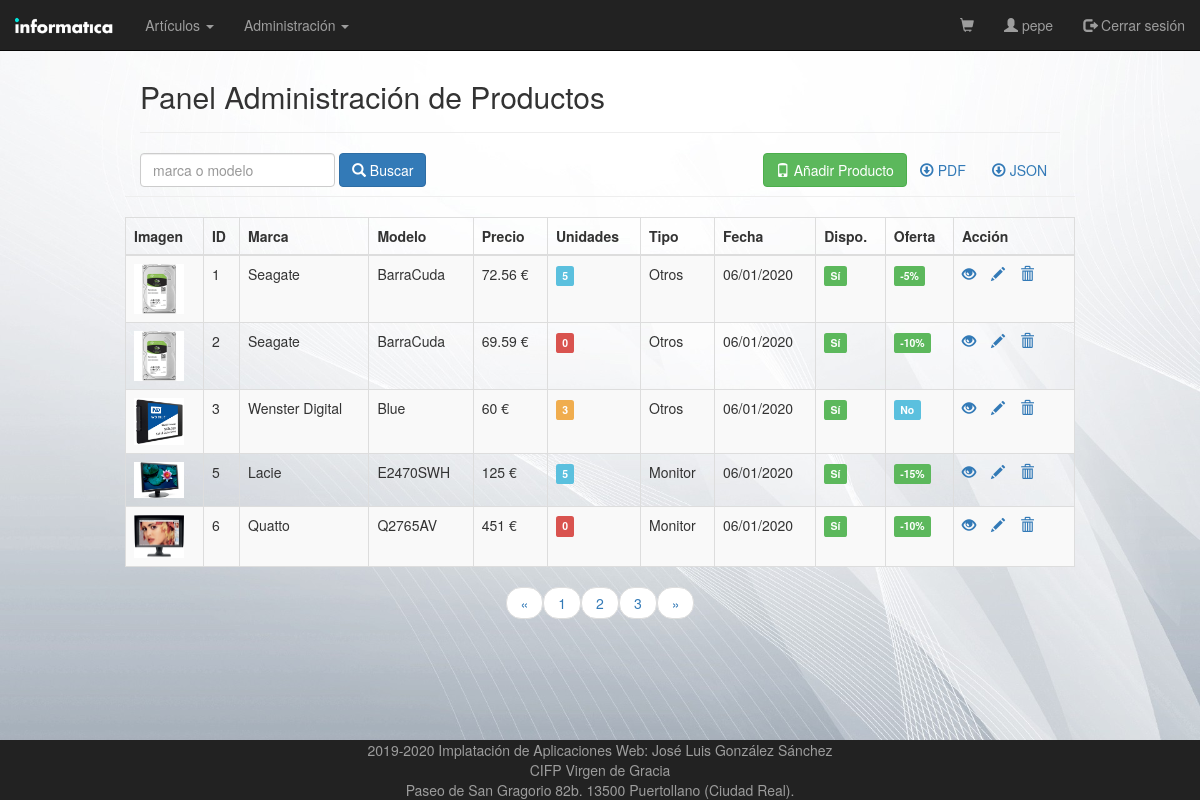
/vistas/productos.php (signed in), run on an earlier commit of the app's database.
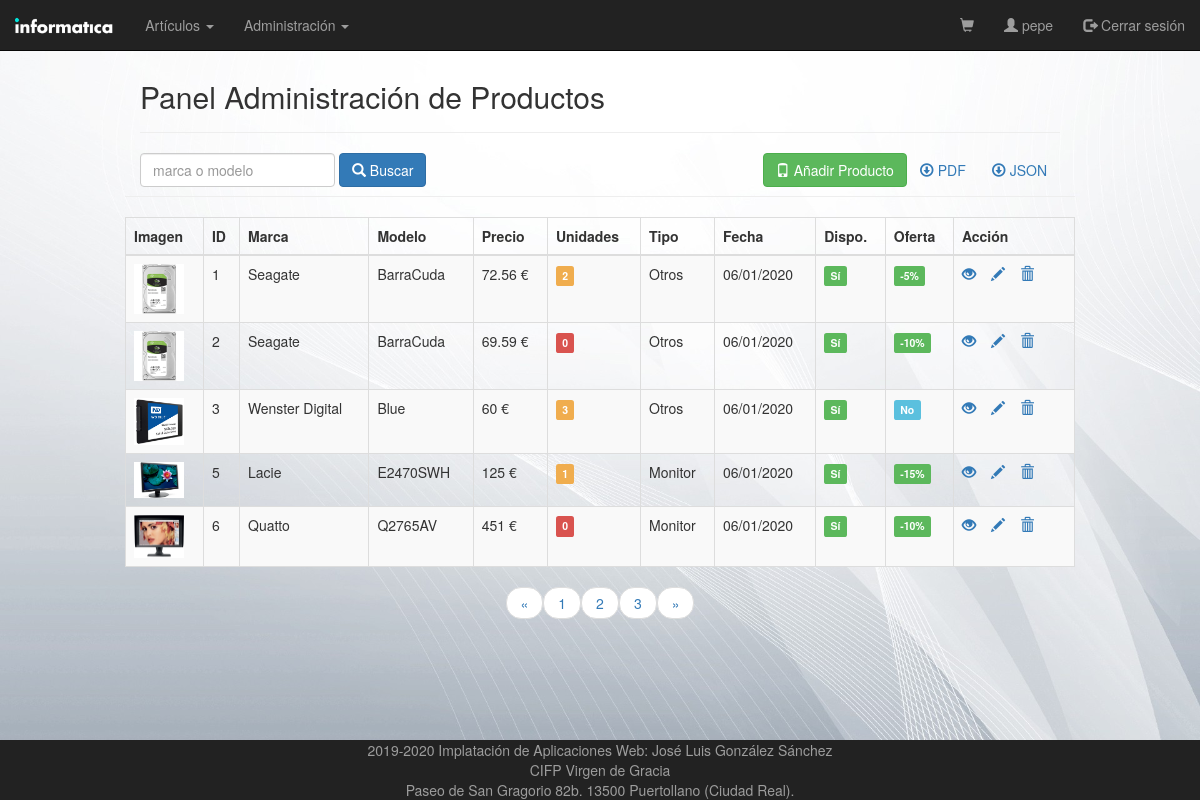
And on a later commit of the database.
### tables this page shows
CREATE TABLE IF NOT EXISTS `productos`
(
    `ID`          int(11)                                                  NOT NULL AUTO_INCREMENT,
    `TIPO`        varchar(20)   NOT NULL DEFAULT 'OTROS',
    `MARCA`       varchar(100)  NOT NULL,
    `MODELO`      varchar(100)  NOT NULL,
    `DESCRIPCION` varchar(1000) NOT NULL,
    `PRECIO`      float                                                    NOT NULL,
    `STOCK`       int(11)                                                  NOT NULL,
    `OFERTA`      int(11)                                                  NOT NULL,
    `IMAGEN`      varchar(100)  NOT NULL,
    `DISPONIBLE`  int(11)                                                  NOT NULL,
    `FECHA`       datetime                                                 NOT NULL,
    PRIMARY KEY (`ID`),
    KEY `fk_pro_tipo` (`TIPO`)
);

### controladores/ControladorBD.php (called while the page is built, shortened)
<?php
class ControladorBD
{
    private $servername = "localhost";
    private $username = "root";
    private $password = "";
    private $dbname = "tienda";
    private $server = "mysql";
    private $bd;
    static private $instancia = null;
    public static function getControlador()
    {
        if (self::$instancia == null) {
            self::$instancia = new ControladorBD();
        }
        return self::$instancia;
    }
    public function abrirBD()
    {
        try {
            $this->bd = new PDO($this->server . ":host=$this->servername;dbname=$this->dbname", $this->username, $this->password);
            $this->bd->setAttribute(PDO::ATTR_ERRMODE, PDO::ERRMODE_EXCEPTION);
        } catch (PDOException $e) {
            die("conexión fallida " . $e->getMessage());
        }
    }
    public function cerrarBD()
    {
        $this->bd = null;
    }
    public function consultarBD($consulta, $parametros = null)
    {
        if ($parametros != null)
            return $this->consultarBDParametros($consulta, $parametros);
        else
            return $this->consultarBDDirecta($consulta);
    }
    private function consultarBDDirecta($consulta)
    {
        $this->rs = $this->bd->query($consulta);
        return $this->rs;
    }
    private function consultarBDParametros($consulta, $parametros)
    {
        $this->st = $this->bd->prepare($consulta);
        $this->st->execute($parametros);
        return $this->st;
    }
}

### controladores/Paginador.php (called while the page is built, shortened)
<?php
require_once CONTROLLER_PATH . "ControladorBD.php";
class Paginador
{
    private $limite = 5;
    private $consulta;
    private $total;
    private $bd;
    private $parametros;
    public function __construct($consulta, $parametros, $limite)
    {
        $this->limite = $limite;
        $this->consulta = $consulta;
        $this->parametros = $parametros;
        $this->bd = ControladorBD::getControlador();
        $this->bd->abrirBD();
        $this->res = $this->bd->consultarBD($consulta, $parametros);
        $this->filas = $this->res->fetchAll(PDO::FETCH_OBJ);
        $this->total = count($this->filas);
        $this->bd->cerrarBD();
    }
    public function getDatos($p)
    {
        $this->pagina = $p;
        $inicio = ($this->pagina - 1) * $this->limite;
        $result = new stdclass();
        $result->pagina = $this->pagina;
        $result->limite = $this->limite;
        $result->total = $this->total;
        $result->datos = Array();
        if ($inicio >= 0) {
            $consultar = $this->consulta . ' limit ' . $inicio . ',' . $this->limite;
            $this->bd->abrirBD();
            $this->res = $this->bd->consultarBD($consultar, $this->parametros);
            $respuesta = $this->res->fetchAll(PDO::FETCH_OBJ);
            foreach ($respuesta as $dato) {
                $result->datos[] = $dato;
            }
            $this->bd->cerrarBD();
        }
        return $result;
    }
}

### utilidades/funciones.php (called while the page is built, shortened)
<?php
function encode($str)
{
    return urlencode(base64_encode($str));
}

### vistas/productos.php (the view, shortened to what the changed rows need)
<?php
require_once VIEW_PATH . "cabecera.php";
$filtro = (isset($_REQUEST['filter']) ? $_REQUEST['filter'] : "");
?>
<div class="wrapper">
    <div class="container-fluid">
        <div class="row">
            <div class="col-md-12">
                <div class="page-header clearfix">
                    <h2 class="pull-left">Panel Administración de Productos</h2>
                </div>
            </div>
            <?php
            $pagina = (isset($_GET['page'])) ? $_GET['page'] : 1;
            $consulta = "SELECT * FROM productos WHERE marca LIKE :marca OR modelo LIKE :modelo";
            $parametros = array(':marca' => "%" . $filtro . "%", ':modelo' => "%" . $filtro . "%");
            $limite = 5;
            $paginador = new Paginador($consulta, $parametros, $limite);
            $resultados = $paginador->getDatos($pagina);
            if (count($resultados->datos) > 0) {
                echo "<table class='table table-bordered table-striped'>";
                echo "<thead>";
                echo "<tr>";
                echo "<th>Imagen</th>";
                echo "<th>ID</th>";
                echo "<th>Marca</th>";
                echo "<th>Modelo</th>";
                echo "<th>Precio</th>";
                echo "<th>Unidades</th>";
                echo "<th>Tipo</th>";
                echo "<th>Fecha</th>";
                echo "<th>Dispo.</th>";
                echo "<th>Oferta</th>";
                echo "<th>Acción</th>";
                echo "</tr>";
                echo "</thead>";
                echo "<tbody>";
                foreach ($resultados->datos as $p) {
                    echo "<tr>";
                    echo "<td><img src='/tienda/img_productos/" . $p->IMAGEN . "' class='rounded' class='img-thumbnail' width='50' height='auto'></td>";
                    echo "<td>" . $p->ID . "</td>";
                    echo "<td>" . $p->MARCA . "</td>";
                    echo "<td>" . $p->MODELO . "</td>";
                    echo "<td>" . $p->PRECIO . " €</td>";
                    if ($p->STOCK == 0)
                        echo "<td><span class='label label-danger'>" . $p->STOCK . "</span></td>";
                    else if ($p->STOCK > 0 && $p->STOCK < 5)
                        echo "<td><span class='label label-warning'>" . $p->STOCK . "</span></td>";
                    else
                        echo "<td><span class='label label-info'>" . $p->STOCK . "</span></td>";
                    echo "<td>" . $p->TIPO . "</td>";
                    $date = new DateTime($p->FECHA);
                    echo "<td>" . $date->format('d/m/Y') . "</td>";
                    if ($p->DISPONIBLE != 0)
                        echo "<td><span class='label label-success'>Sí</span></td>";
                    else
                        echo "<td><span class='label label-danger'>No</span></td>";
                    if ($p->OFERTA == 0)
                        echo "<td><span class='label label-info'>No</span></td>";
                    else
                        echo "<td><span class='label label-success'>-" . $p->OFERTA . "%</span></td>";
                    echo "<td>";
                    echo "<a href='productos_read.php?id=" . encode($p->ID) . "' title='Ver Producto' data-toggle='tooltip'><span class='glyphicon glyphicon-eye-open'></span></a>";
                    echo "<a href='productos_update.php?id=" . encode($p->ID) . "' title='Actualizar Producto' data-toggle='tooltip'><span class='glyphicon glyphicon-pencil'></span></a>";
                    echo "<a href='productos_delete.php?id=" . encode($p->ID) . "' title='Borar Producto' data-toggle='tooltip'><span class='glyphicon glyphicon-trash'></span></a>";
                    echo "</td>";
                    echo "</tr>";
                }
                echo "</tbody>";
                echo "</table>";
            } else {
                echo "<p class='lead'><em>No se ha encontrado datos de productos.</em></p>";
            }
            ?>
        </div>
    </div>
</div>
<br>
<?php require_once VIEW_PATH . "pie.php"; ?>

What changed in the data, as far as the page shows it:
changed productos id 1: STOCK "5" → "2"
changed productos "Lacie": STOCK "5" → "1"
